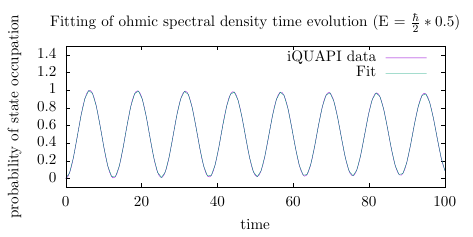

Generate this figure with gnuplot:
set terminal epslatex color standalone size 12cm,6cm
set output "undoublediQUAPI.tex"

set xrange [0:100]
set yrange [-0.1:1.5]
set ylabel 'probability of state occupation'
set xlabel 'time'
set title 'Fitting of ohmic spectral density time evolution (E = $\frac{\hbar}{ 2} * 0.5$)'

f(x) = 0.5 - 0.5*(cos(w*x))*exp(-a*x)

w = 0.5
a = 0.002

fit f(x) "read_J_PT_iQUAPI_ohmic.out" using 1:2 via w, a

plot "read_J_PT_iQUAPI_ohmic.out" using 1:2 t 'iQUAPI data' with lines ,\
f(x) t 'Fit'
